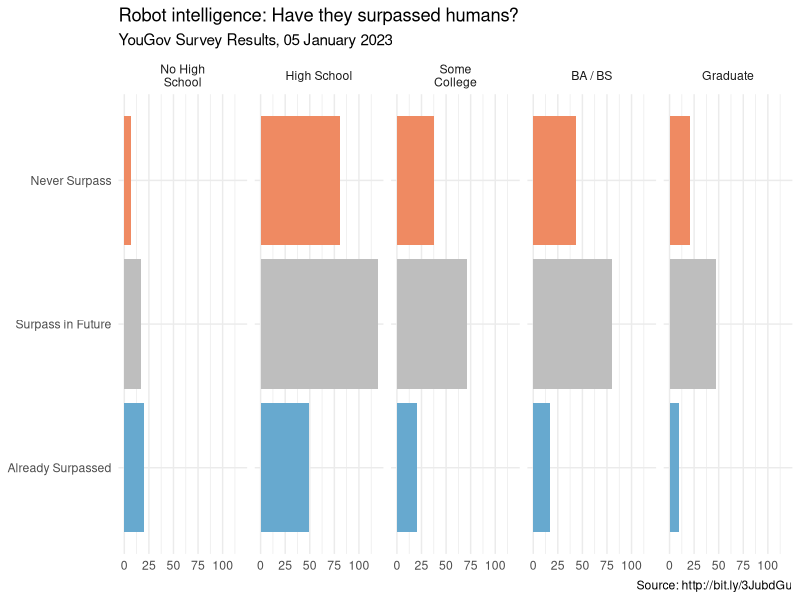
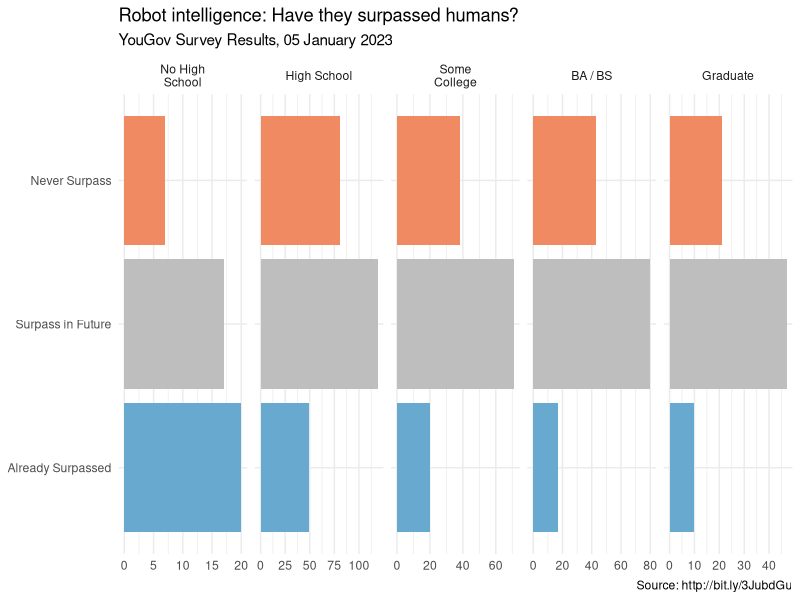
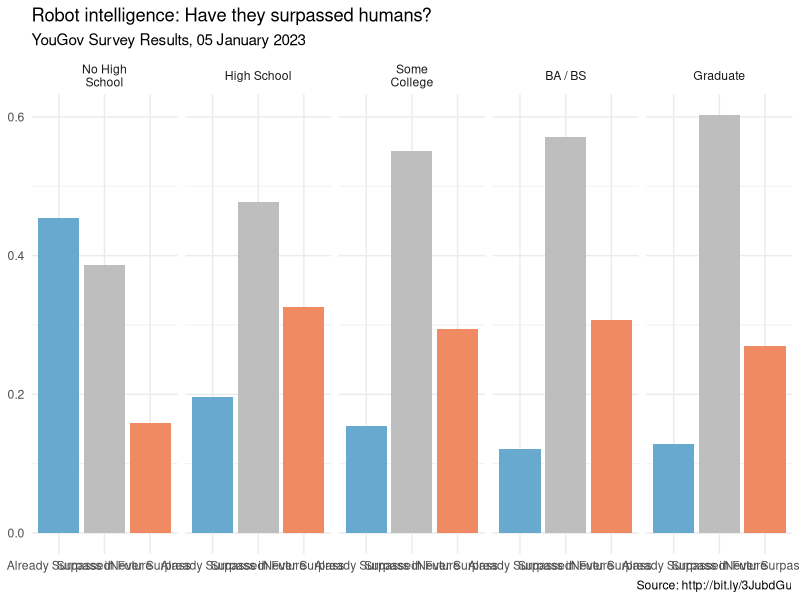
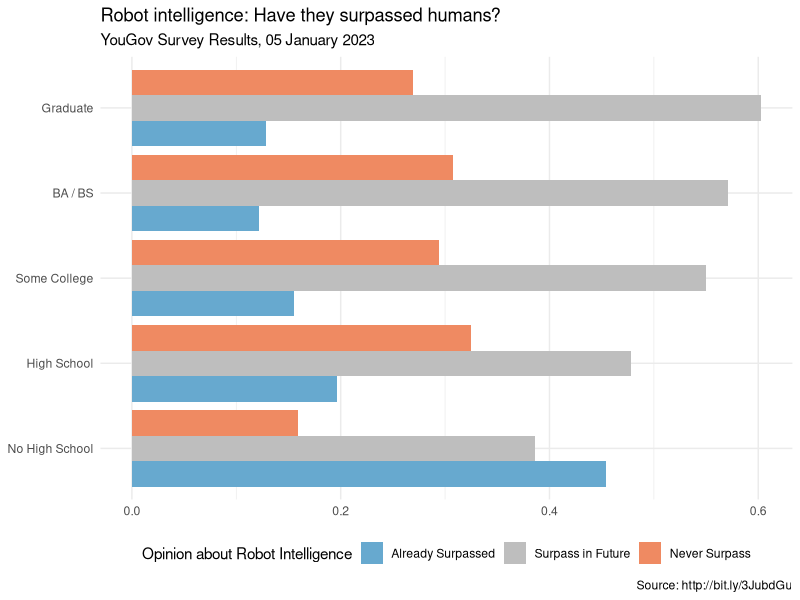

Write the R code that produced these figures, in order.
## ---- chunk 1

library(tidyverse)

## ---- chunk 2

robots <- read_csv("code-alongs/data-raw/robot-intelligence.csv")

## ---- chunk 3

robots <- robots %>%
  mutate(
    education = fct_recode(education, "High School" = "High School graduate", "BA / BS" = "4-year", "Some College" = "Some College", "Graduate" = "Post-grad", "No High School" = "NO HS"),
    education = fct_relevel(education, "No High School", "High School", "Some College", "BA / BS", "Graduate"),
    opinion = fct_recode(opinion,
      "Already Surpassed" = "Most robots have already developed higher levels of intelligence than humans",
      "Surpass in Future" = "Robots will be able to develop higher levels of intelligence than humans in the future",
      "Never Surpass" = "Robots will never be able to develop higher levels of intelligence than humans")
  ) %>% 
  filter(!opinion %in% c("None of these", "Don't know"))

ggplot(robots, aes(y = opinion, fill = opinion)) +
  geom_bar() +
  facet_wrap(~education,
    nrow = 1, labeller = label_wrap_gen(width = 12)
  ) +
  guides(fill = "none") +
  labs(
    title = "Robot intelligence: Have they surpassed humans?",
    subtitle = "YouGov Survey Results, 05 January 2023",
    caption = "Source: http://bit.ly/3JubdGu",
    x = NULL, y = NULL
  ) +
  scale_fill_manual(values = c(
    "Never Surpass" = "#ef8a62",
    "Already Surpassed" = "#67a9cf",
    "Surpass in Future" = "gray"
  )) +
  theme_minimal()

## ---- chunk 4

ggplot(robots, aes(y = opinion, fill = opinion)) +
  geom_bar() +
  facet_wrap(~education,
    nrow = 1, labeller = label_wrap_gen(width = 12),
    scales = "free_x"
  ) +
  guides(fill = "none") +
  labs(
    title = "Robot intelligence: Have they surpassed humans?",
    subtitle = "YouGov Survey Results, 05 January 2023",
    caption = "Source: http://bit.ly/3JubdGu",
    x = NULL, y = NULL
  ) +
  scale_fill_manual(values = c(
    "Never Surpass" = "#ef8a62",
    "Already Surpassed" = "#67a9cf",
    "Surpass in Future" = "gray"
  )) +
  theme_minimal()

## ---- chunk 5

robots_prop <- robots %>%
  group_by(education, opinion) %>%
  count() %>%
  group_by(education) %>%
  mutate(sum_n = sum(n),
    proportion = n / sum(n)) 

#copy code from above and edit

ggplot(robots_prop, aes(x = opinion, y = proportion, fill = opinion)) +
  geom_bar(stat = "identity") +
  facet_wrap(~education,
    nrow = 1, labeller = label_wrap_gen(width = 12)
  ) +
  guides(fill = "none") +
  labs(
    title = "Robot intelligence: Have they surpassed humans?",
    subtitle = "YouGov Survey Results, 05 January 2023",
    caption = "Source: http://bit.ly/3JubdGu",
    x = NULL, y = NULL
  ) +
  scale_fill_manual(values = c(
    "Never Surpass" = "#ef8a62",
    "Already Surpassed" = "#67a9cf",
    "Surpass in Future" = "gray"
  )) +
  theme_minimal()

## STOPPED HERE -- REVIEW PROJECT INSTRUCTIONS THURSDAY ALSO!
  
## ---- chunk 6

ggplot(robots_prop, aes(x = education, y = proportion, fill = opinion)) +
  geom_bar(stat = "identity", position = "dodge") +
  coord_flip() +
  labs(
    title = "Robot intelligence: Have they surpassed humans?",
    subtitle = "YouGov Survey Results, 05 January 2023",
    caption = "Source: http://bit.ly/3JubdGu",
    x = NULL, y = NULL,
    fill = "Opinion about Robot Intelligence"
  ) +
  scale_fill_manual(values = c(
    "Never Surpass" = "#ef8a62",
    "Already Surpassed" = "#67a9cf",
    "Surpass in Future" = "gray"
  )) +
  theme_minimal() +
  theme(legend.position = "bottom") 
